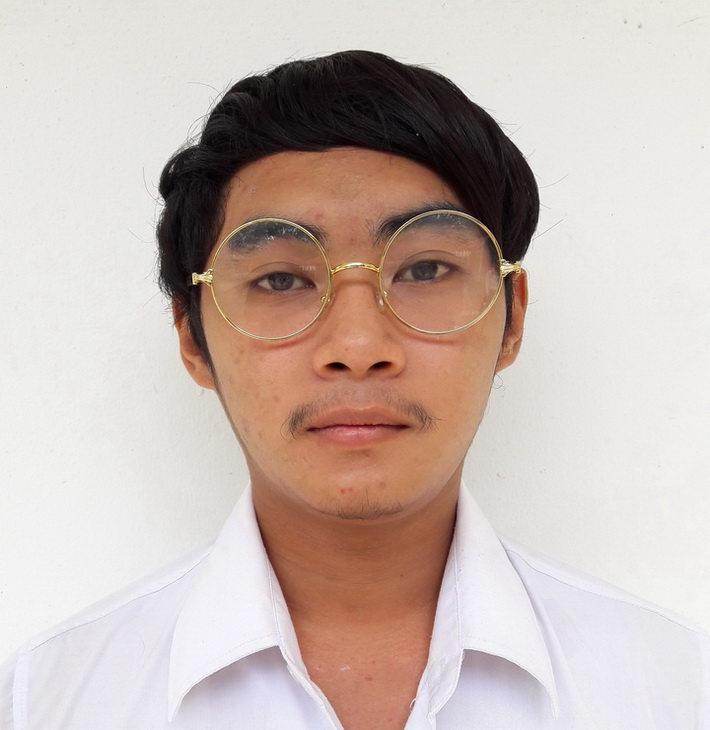
//> input picture imageto710x730/15L.jpg, 710 x 730 px
$ ./Source   (built with g++ and OpenCV 4)
//> lines starting //> are read from the running program, lines starting //| are printed output that depends on the picture
#include	<iostream>
#include	<opencv2/imgproc.hpp>
#include	<opencv2/highgui.hpp>
#include	<opencv2/core/utility.hpp>
#include	<opencv2/calib3d.hpp>

using namespace std;
using namespace cv;

int main()
{
	char window_left[] = "Left View";
	char window_right[] = "Right View";
	char window_disparity[] = "Disparity";
	Mat left_view = imread("../image/15L.jpg", 0);
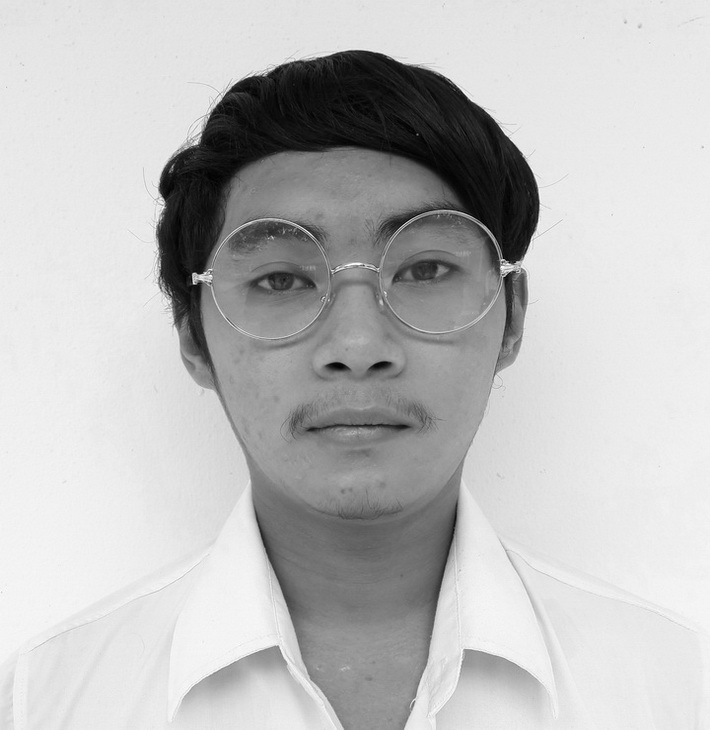
//> left_view: 730 rows x 710 cols, CV_8UC1; min 0, max 255, mean 189.6
	Mat right_view = imread("../image/15R.jpg", 0);
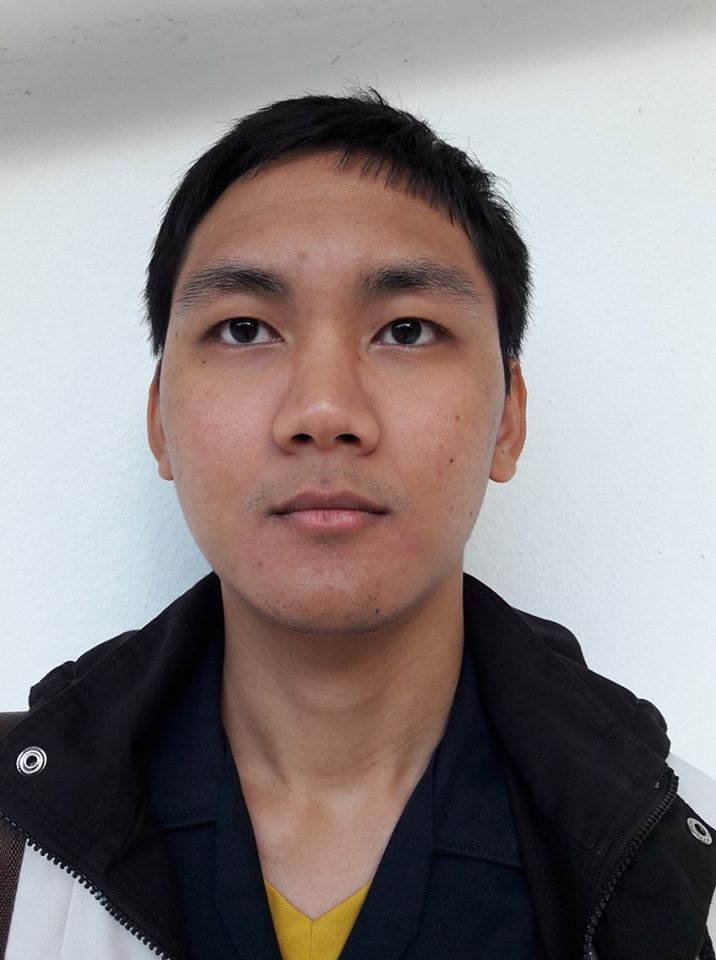
//> input picture stereo/image/15R.jpg, 716 x 960 px
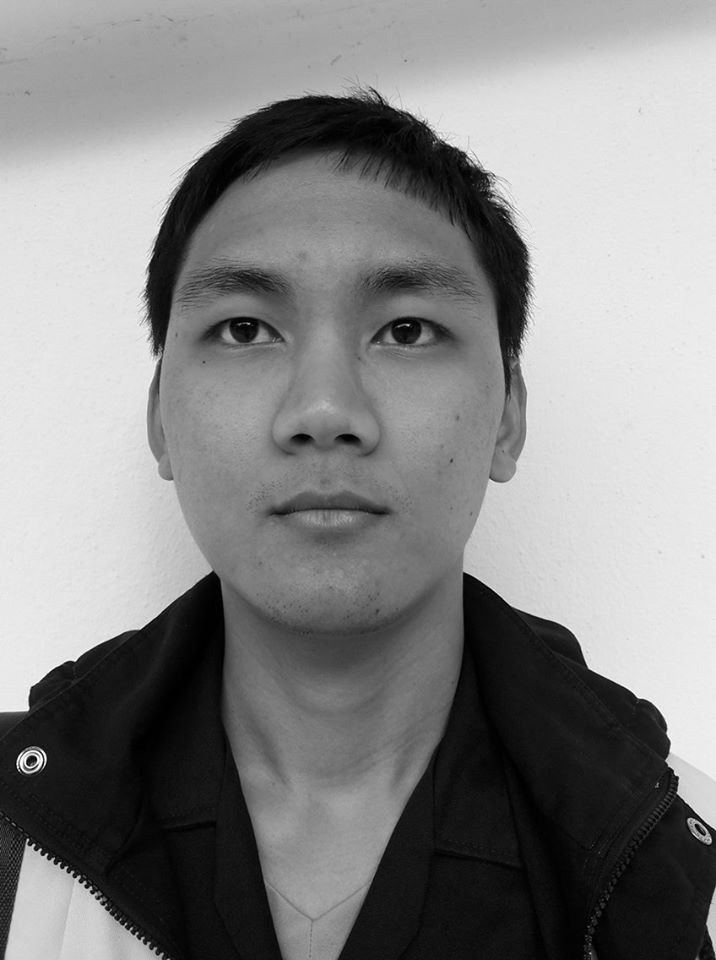
//> right_view: 960 rows x 716 cols, CV_8UC1; min 0, max 255, mean 133
	Mat disparity_16S = Mat(left_view.rows, left_view.cols, CV_16S);
	Mat disparity_8U = Mat(left_view.rows, left_view.cols, CV_8UC1);

	// Stereo BM
	int minDisparity = -39;
	int ndisparities = 16*13;
	int SADWindowSize = 3; //odd number
	int P1 = 100;
	int P2 = 2600; // more than P1
	int disp12MaxDiff = 50;
	int preFilterCap = 20;
	Ptr<StereoSGBM> sbm = StereoSGBM::create(minDisparity, ndisparities, SADWindowSize, P1, P2, disp12MaxDiff, preFilterCap);

//> (the run ends here: the program stops with an error, at `sbm->compute(left_view, right_view, disparity_16S);`)
